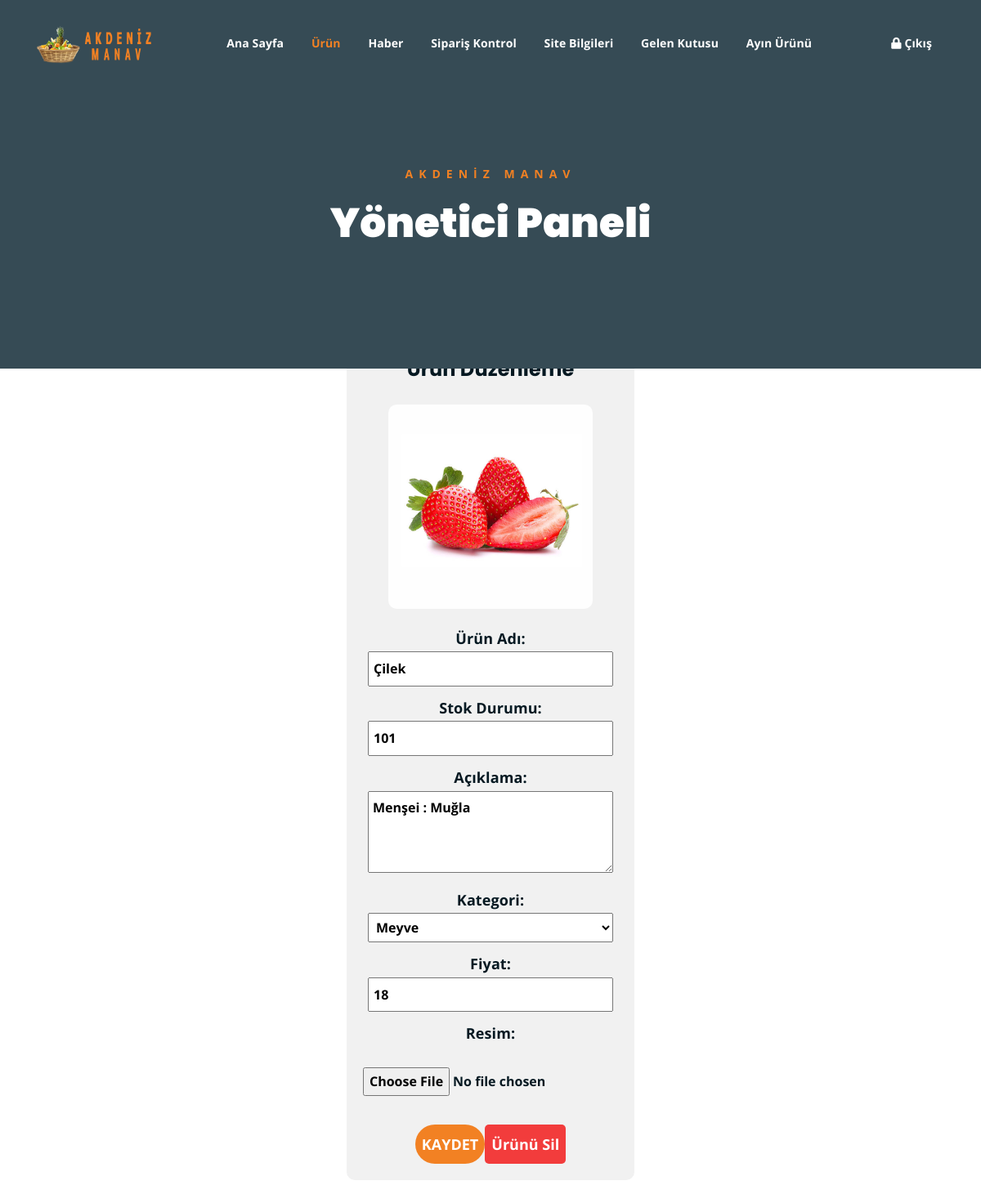
/duzenle.php?id=0 (signed in), run on the app's committed database.
### tables this page shows
CREATE TABLE `urun`  (
  `urid` int NOT NULL,
  `adı` varchar(40) NOT NULL,
  `stok` int NOT NULL,
  `acıklama` varchar(255) NULL DEFAULT NULL,
  `fiyat` int NOT NULL,
  `resim` varchar(40) NOT NULL,
  `kategori` varchar(20) NOT NULL,
  PRIMARY KEY (`urid`) USING BTREE
);

### duzenle.php (the view, shortened to what this page needs)
<!DOCTYPE html>
<html lang="tr">
<?php
include('baglan.php');
?>
<head>
	<link rel="stylesheet" href="assets/css/all.min.css">
	<link rel="stylesheet" href="assets/bootstrap/css/bootstrap.min.css">
	<link rel="stylesheet" href="assets/css/owl.carousel.css">
	<link rel="stylesheet" href="assets/css/magnific-popup.css">
	<link rel="stylesheet" href="assets/css/animate.css">
	<link rel="stylesheet" href="assets/css/meanmenu.min.css">
	<link rel="stylesheet" href="assets/css/main.css">
	<link rel="stylesheet" href="assets/css/responsive.css">
</head>
<body>
	<div class="breadcrumb-section breadcrumb-bg">
		<div class="container">
			<div class="row">
				<div class="col-lg-8 offset-lg-2 text-center">
					<div class="breadcrumb-text">
						<p>AKDENİZ MANAV</p>
						<h1>Yönetici Paneli</h1>
					</div>
				</div>
			</div>
		</div>
	</div>
	<div class="top-header-area" id="sticker">
		<div class="container">
			<div class="row">
				<div class="col-lg-12 col-sm-12 text-center">
					<div class="main-menu-wrap">
						<div class="site-logo">
							<a href="yonetim.php">
								<img src="assets/img/logo.png" alt="">
							</a>
						</div>
						<nav class="main-menu">
							<ul>
								<li><a href="yonetim.php">Ana Sayfa</a></li>
								<li  class="current-list-item"><a href="#">Ürün</a>
								</li>
								<li><a href="#">Haber</a>
								</li>
								<li><a href="sipkon.php">Sipariş Kontrol</a></li>
								<li><a href="#">Site Bilgileri</a>
									</li>
									<li><a href="gkutusu.php">Gelen Kutusu</a></li>
									<li><a href="ayurun.php">Ayın Ürünü</a></li>
								<li>
									<div class="header-icons">
										<a class="mobile-hide search-bar-icon" href="logout.php"><i class="fas fa-lock"></i>   Çıkış</a>
									</div>
								</li>
							</ul>
						</nav>
					</div>
				</div>
			</div>
		</div>
	</div>
	<br>
	<br>
	<br>
<?php
  $urun_id = $_GET["id"];
$sql = "SELECT * FROM urun WHERE urid = $urun_id";
$result = $conn->query($sql);
if ($result->num_rows > 0) {
    $row = $result->fetch_assoc();
    echo '<div style="display: flex; justify-content: center; align-items: center; height: 100vh;">';
    echo '<div style="background-color: #f1f1f1; padding: 20px; border-radius: 10px; text-align: center;">';
    echo '<h2 style="font-size: 24px; font-weight: bold; margin-bottom: 20px;">Ürün Düzenleme</h2>';
    echo '<div style="display: flex; justify-content: center; align-items: center; margin-bottom: 20px;">';
    echo '<img src="assets/img/products/' . $row["resim"] . '" alt="Ürün Resmi" style="width: 250px; height: 250px; object-fit: cover; border-radius: 10px;">';
    echo '</div>';
    echo '<form method="POST" action="kaydet.php" enctype="multipart/form-data">';
    echo '<span style="font-size: 18px; font-weight: bold;">Ürün Adı:</span><br>';
    echo '<input type="text" name="adı" value="' . $row["adı"] . '" style="font-size: 16px; font-weight: bold; padding: 5px; width: 300px; margin-bottom: 10px;"><br>';
    echo '<span style="font-size: 18px; font-weight: bold;">Stok Durumu:</span><br>';
    echo '<input type="text" name="stok" value="' . $row["stok"] . '" style="font-size: 16px; font-weight: bold; padding: 5px; width: 300px; margin-bottom: 10px;"><br>';
    echo '<span style="font-size: 18px; font-weight: bold;">Açıklama:</span><br>';
    echo '<textarea name="acıklama" style="font-size: 16px; font-weight: bold; padding: 5px; width: 300px; height: 100px; margin-bottom: 10px;">' . $row["acıklama"] . '</textarea><br>';
    ?><span style="font-size: 18px; font-weight: bold;">Kategori:</span><br>
<select name="kategori" style="font-size: 16px; font-weight: bold; padding: 5px; width: 300px; margin-bottom: 10px;">
    <option value="Meyve" <?php if($row["kategori"] == "Meyve") echo "selected"; ?>>Meyve</option>
</select><br>
<?php
    echo '<span style="font-size: 18px; font-weight: bold;">Fiyat:</span><br>';
    echo '<input type="text" name="fiyat" value="' . $row["fiyat"] . '" style="font-size: 16px; font-weight: bold; padding: 5px; width: 300px; margin-bottom: 10px;"><br>';
    echo '<span style="font-size: 18px; font-weight: bold;">Resim:</span><br><br>';
    echo '<input type="file" name="resim" style="font-size: 16px; font-weight: bold; margin-bottom: 10px;"><br><br>';
    echo '<input type="submit" value="Kaydet" style="font-size: 18px; font-weight: bold; padding: 8px; background-color: #F28123; color: white; border: none; border-radius: 5px; cursor: pointer;">';
    echo '<input type="button" value="Ürünü Sil" style="font-size: 18px; font-weight: bold; padding: 8px; background-color: #F23C3C; color: white; border: none; border-radius: 5px; cursor: pointer; "onclick="confirmDelete()">';
    echo '</form>';
    echo '</div>';
    echo '</div>';
} else {
    echo "Ürün bulunamadı.";
}
?>
<br>
<br>
<br>
<br>
<br>
<br>
</body>
</html>

### assets/css/main.css (style rules this page uses)
html { font-size: 14px; font-weight: 400; line-height: 28px; height: 100%; }
body { font-family: "Open Sans", sans-serif; font-weight: 400; font-size: 1rem; letter-spacing: 0.1px; line-height: 1.8; color: #051922; overflow-x: hidden; }
body img { max-width: 100%; }
a { cursor: pointer; text-decoration: none; -webkit-transition: all 0.2s ease-in-out; -o-transition: all 0.2s ease-in-out; transition: all 0.2s ease-in-out; }
h1, .h1, h2, .h2, h3, .h3, h4, .h4, h5, .h5, h6, .h6 { font-family: "Poppins", sans-serif; font-weight: 700; margin: 0 0 1.25rem 0; color: #051922; }
h1:last-child, .h1:last-child, h2:last-child, .h2:last-child, h3:last-child, .h3:last-child, h4:last-child, .h4:last-child, h5:last-child, .h5:last-child, h6:last-child, .h6:last-child { margin: 0; }
h1, .h1 { font-size: 4rem; font-weight: 700; line-height: 4rem; }
h2, .h2 { font-size: 3rem; font-weight: 700; line-height: 3.25rem; }
p { font-family: "Open Sans", sans-serif; font-weight: 400; font-size: 1rem; letter-spacing: 0.1px; line-height: 1.8; color: #051922; margin: 0 0 1.25rem 0; }
.breadcrumb-bg { background-image: url(../img/breadcrumb-bg.jpg); }
.breadcrumb-text p { color: #F28123; font-weight: 700; text-transform: uppercase; letter-spacing: 7px; }
.breadcrumb-text h1 { font-size: 50px; font-weight: 900; color: #fff; margin: 0; margin-top: 20px; }
.breadcrumb-section { padding: 150px 0; background-size: cover; background-position: center center; position: relative; z-index: 1; background-attachment: fixed; padding-top: 200px; }
.breadcrumb-section:after { position: absolute; left: 0; top: 0; width: 100%; height: 100%; content: ""; background-color: #07212e; z-index: -1; opacity: 0.8; }
.top-header-area { position: absolute; z-index: 999; width: 100%; padding: 25px 0; }
nav.main-menu ul { margin: 0; padding: 0; list-style: none; }
nav.main-menu ul li { display: inline-block; }
nav.main-menu ul li a { color: #fff; font-weight: 700; display: block; padding: 15px; }
nav.main-menu ul > li { position: relative; }
nav.main-menu ul li:last-child a { display: inline-block; }
nav.main-menu > ul li:last-child { float: right; }
.site-logo { float: left; max-width: 150px; }
.main-menu-wrap { position: relative; }
.header-icons a { color: #fff; display: inline-block; padding: 10px; }
.site-logo { padding: 6px 0; }
nav.main-menu ul li.current-list-item > a { color: #F28123; }
nav.main-menu li a { -webkit-transition: 0.3s; -o-transition: 0.3s; transition: 0.3s; }
.top-header-area .header-icons a { -webkit-transition: 0.3s; -o-transition: 0.3s; transition: 0.3s; }
.top-header-area { -webkit-transition: 0.3s; -o-transition: 0.3s; transition: 0.3s; }
input[type="submit"] { -webkit-transition: 0.3s; -o-transition: 0.3s; transition: 0.3s; border-radius: 50px !important; }
html, body { height: 100%; }
input[type="submit"] { background-color: #F28123; color: #051922; font-weight: 700; text-transform: uppercase; font-size: 15px; border: none !important; cursor: pointer; padding: 15px 25px; border-radius: 3px; }

### data on the page
urun: resim (picture), adı "Çilek", stok "101", acıklama "Menşei : Muğla", kategori "Meyve", fiyat "18"
